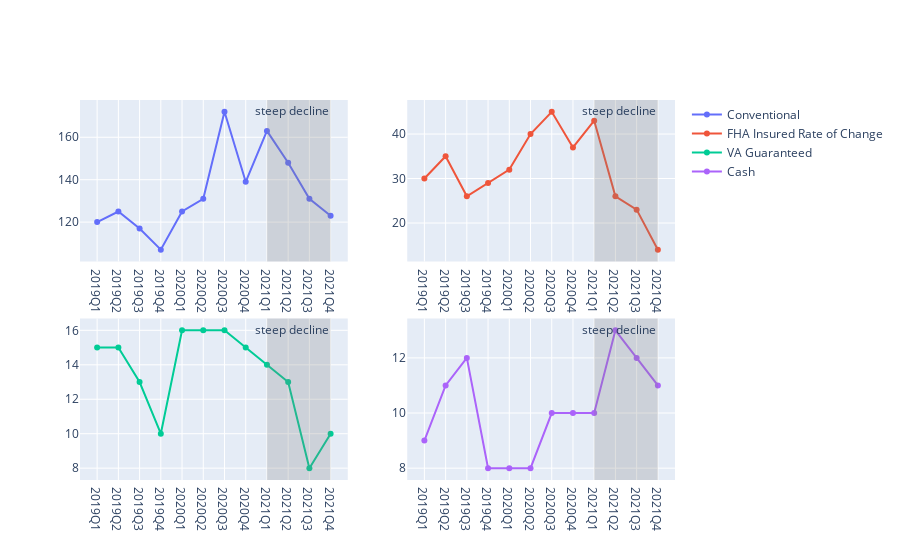

Notebook source saved alongside this figure:
### Code cell
fig3 = make_subplots(rows=2, cols=2)
closer_look_finance= sold_finance_type.loc[20:31]
fig3.add_trace(go.Line(x = closer_look_finance.Period, y = closer_look_finance['Conventional'],name = 'Conventional'),row=1, col=1)
fig3.add_trace(go.Line(x = closer_look_finance.Period, y = closer_look_finance['FHA Insured'], name = 'FHA Insured Rate of Change'),row=1, col=2)
fig3.add_trace(go.Line(x = closer_look_finance.Period, y = closer_look_finance['VA Guaranteed'], name = 'VA Guaranteed'),row=2, col=1)
fig3.add_trace(go.Line(x = closer_look_finance.Period, y = closer_look_finance['Cash'], name = 'Cash'),row=2, col=2)



fig3.add_vrect(x0 = '2021Q1', x1 = '2021Q4', col =1, fillcolor="gray",opacity=0.25, line_width=0,annotation_text="steep decline",exclude_empty_subplots=False,)
fig3.add_vrect(x0 = '2021Q1', x1 = '2021Q4', col =2, fillcolor="gray",opacity=0.25, line_width=0,annotation_text="steep decline",exclude_empty_subplots=False)

### Figure 1 — Plotly figure (JSON) as saved in the notebook; plotly's stock layout.template omitted (floating-point values rounded to 4 significant figures)
{"data": [{"name": "Conventional", "type": "scatter", "x": ["2019Q1", "2019Q2", "2019Q3", "2019Q4", "2020Q1", "2020Q2", "2020Q3", "2020Q4", "2021Q1", "2021Q2", "2021Q3", "2021Q4"], "xaxis": "x", "y": [120, 125, 117, 107, 125, 131, 172, 139, 163, 148, 131, 123], "yaxis": "y"}, {"name": "FHA Insured Rate of Change", "type": "scatter", "x": ["2019Q1", "2019Q2", "2019Q3", "2019Q4", "2020Q1", "2020Q2", "2020Q3", "2020Q4", "2021Q1", "2021Q2", "2021Q3", "2021Q4"], "xaxis": "x2", "y": [30, 35, 26, 29, 32, 40, 45, 37, 43, 26, 23, 14], "yaxis": "y2"}, {"name": "VA Guaranteed", "type": "scatter", "x": ["2019Q1", "2019Q2", "2019Q3", "2019Q4", "2020Q1", "2020Q2", "2020Q3", "2020Q4", "2021Q1", "2021Q2", "2021Q3", "2021Q4"], "xaxis": "x3", "y": [15, 15, 13, 10, 16, 16, 16, 15, 14, 13, 8, 10], "yaxis": "y3"}, {"name": "Cash", "type": "scatter", "x": ["2019Q1", "2019Q2", "2019Q3", "2019Q4", "2020Q1", "2020Q2", "2020Q3", "2020Q4", "2021Q1", "2021Q2", "2021Q3", "2021Q4"], "xaxis": "x4", "y": [9, 11, 12, 8, 8, 8, 10, 10, 10, 13, 12, 11], "yaxis": "y4"}], "layout": {"annotations": [{"showarrow": false, "text": "steep decline", "x": "2021Q4", "xanchor": "right", "xref": "x", "y": 1, "yanchor": "top", "yref": "y domain"}, {"showarrow": false, "text": "steep decline", "x": "2021Q4", "xanchor": "right", "xref": "x3", "y": 1, "yanchor": "top", "yref": "y3 domain"}, {"showarrow": false, "text": "steep decline", "x": "2021Q4", "xanchor": "right", "xref": "x2", "y": 1, "yanchor": "top", "yref": "y2 domain"}, {"showarrow": false, "text": "steep decline", "x": "2021Q4", "xanchor": "right", "xref": "x4", "y": 1, "yanchor": "top", "yref": "y4 domain"}], "shapes": [{"fillcolor": "gray", "line": {"width": 0}, "opacity": 0.25, "type": "rect", "x0": "2021Q1", "x1": "2021Q4", "xref": "x", "y0": 0, "y1": 1, "yref": "y domain"}, {"fillcolor": "gray", "line": {"width": 0}, "opacity": 0.25, "type": "rect", "x0": "2021Q1", "x1": "2021Q4", "xref": "x3", "y0": 0, "y1": 1, "yref": "y3 domain"}, {"fillcolor": "gray", "line": {"width": 0}, "opacity": 0.25, "type": "rect", "x0": "2021Q1", "x1": "2021Q4", "xref": "x2", "y0": 0, "y1": 1, "yref": "y2 domain"}, {"fillcolor": "gray", "line": {"width": 0}, "opacity": 0.25, "type": "rect", "x0": "2021Q1", "x1": "2021Q4", "xref": "x4", "y0": 0, "y1": 1, "yref": "y4 domain"}], "xaxis": {"anchor": "y", "domain": [0, 0.45]}, "xaxis2": {"anchor": "y2", "domain": [0.55, 1]}, "xaxis3": {"anchor": "y3", "domain": [0, 0.45]}, "xaxis4": {"anchor": "y4", "domain": [0.55, 1]}, "yaxis": {"anchor": "x", "domain": [0.575, 1]}, "yaxis2": {"anchor": "x2", "domain": [0.575, 1]}, "yaxis3": {"anchor": "x3", "domain": [0, 0.425]}, "yaxis4": {"anchor": "x4", "domain": [0, 0.425]}}}
